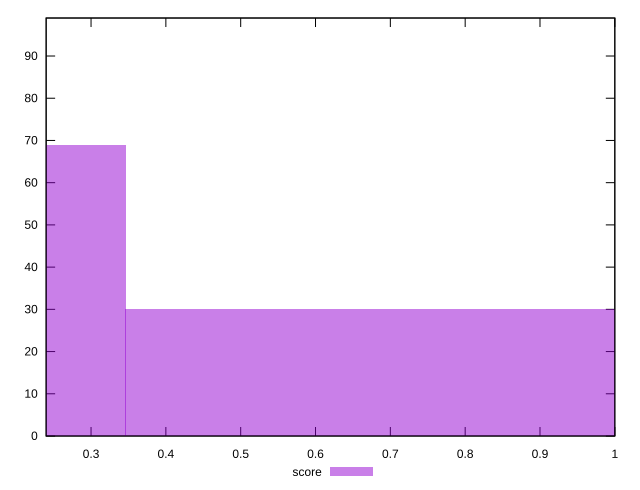

This chart was generated by the following gnuplot code:
reset

$score <<EOF
0.6921227678920284 30
0 69
EOF

set key outside below
set boxwidth 0.6921227678920284
set xrange [0.24:1]
set yrange [0:99]
set trange [0:99]
set style fill transparent solid 0.5 noborder
set terminal svg size 640, 490 enhanced background rgb 'white'
set output "report/report_00029_2021-02-24T13-36-40.390Z/unused-javascript/samples/card/score/histogram.svg"

plot $score title "score" with boxes

reset
